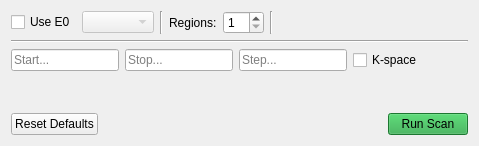
<?xml version="1.0" encoding="UTF-8"?>
<ui version="4.0">
 <class>Form</class>
 <widget class="QWidget" name="Form">
  <property name="geometry">
   <rect>
    <x>0</x>
    <y>0</y>
    <width>479</width>
    <height>146</height>
   </rect>
  </property>
  <property name="windowTitle">
   <string>XAFS Scan</string>
  </property>
  <layout class="QVBoxLayout" name="verticalLayout_2">
   <item>
    <layout class="QVBoxLayout" name="verticalLayout">
     <item>
      <layout class="QHBoxLayout" name="horizontalLayout">
       <item>
        <widget class="QCheckBox" name="use_edge_checkbox">
         <property name="text">
          <string>Use E0</string>
         </property>
        </widget>
       </item>
       <item>
        <widget class="QComboBox" name="edge_combo_box">
         <property name="enabled">
          <bool>false</bool>
         </property>
         <property name="editable">
          <bool>false</bool>
         </property>
         <property name="currentText">
          <string/>
         </property>
         <property name="frame">
          <bool>true</bool>
         </property>
        </widget>
       </item>
       <item>
        <widget class="Line" name="line_2">
         <property name="orientation">
          <enum>Qt::Vertical</enum>
         </property>
        </widget>
       </item>
       <item>
        <widget class="QLabel" name="regions_label">
         <property name="sizePolicy">
          <sizepolicy hsizetype="Fixed" vsizetype="Preferred">
           <horstretch>0</horstretch>
           <verstretch>0</verstretch>
          </sizepolicy>
         </property>
         <property name="text">
          <string>Regions:</string>
         </property>
        </widget>
       </item>
       <item>
        <widget class="QSpinBox" name="regions_spin_box">
         <property name="minimum">
          <number>1</number>
         </property>
         <property name="value">
          <number>1</number>
         </property>
         <property name="displayIntegerBase">
          <number>10</number>
         </property>
        </widget>
       </item>
       <item>
        <widget class="Line" name="line_3">
         <property name="orientation">
          <enum>Qt::Vertical</enum>
         </property>
        </widget>
       </item>
       <item>
        <spacer name="regions_spacer">
         <property name="orientation">
          <enum>Qt::Horizontal</enum>
         </property>
         <property name="sizeHint" stdset="0">
          <size>
           <width>40</width>
           <height>20</height>
          </size>
         </property>
        </spacer>
       </item>
      </layout>
     </item>
     <item>
      <widget class="Line" name="line">
       <property name="orientation">
        <enum>Qt::Horizontal</enum>
       </property>
      </widget>
     </item>
     <item>
      <layout class="QVBoxLayout" name="regions_layout">
       <property name="bottomMargin">
        <number>0</number>
       </property>
       <item>
        <layout class="QHBoxLayout" name="region_layout">
         <property name="bottomMargin">
          <number>0</number>
         </property>
         <item>
          <widget class="QLineEdit" name="lineEdit_2">
           <property name="sizePolicy">
            <sizepolicy hsizetype="Preferred" vsizetype="Fixed">
             <horstretch>0</horstretch>
             <verstretch>0</verstretch>
            </sizepolicy>
           </property>
           <property name="minimumSize">
            <size>
             <width>20</width>
             <height>0</height>
            </size>
           </property>
           <property name="baseSize">
            <size>
             <width>0</width>
             <height>0</height>
            </size>
           </property>
           <property name="placeholderText">
            <string>Start...</string>
           </property>
          </widget>
         </item>
         <item>
          <widget class="QLineEdit" name="lineEdit_3">
           <property name="sizePolicy">
            <sizepolicy hsizetype="Preferred" vsizetype="Fixed">
             <horstretch>0</horstretch>
             <verstretch>0</verstretch>
            </sizepolicy>
           </property>
           <property name="placeholderText">
            <string>Stop...</string>
           </property>
          </widget>
         </item>
         <item>
          <widget class="QLineEdit" name="lineEdit">
           <property name="sizePolicy">
            <sizepolicy hsizetype="Preferred" vsizetype="Fixed">
             <horstretch>0</horstretch>
             <verstretch>0</verstretch>
            </sizepolicy>
           </property>
           <property name="placeholderText">
            <string>Step...</string>
           </property>
          </widget>
         </item>
         <item>
          <widget class="QCheckBox" name="checkBox">
           <property name="sizePolicy">
            <sizepolicy hsizetype="Expanding" vsizetype="Fixed">
             <horstretch>0</horstretch>
             <verstretch>0</verstretch>
            </sizepolicy>
           </property>
           <property name="text">
            <string>K-space</string>
           </property>
          </widget>
         </item>
        </layout>
       </item>
      </layout>
     </item>
     <item>
      <spacer name="verticalSpacer">
       <property name="orientation">
        <enum>Qt::Vertical</enum>
       </property>
       <property name="sizeHint" stdset="0">
        <size>
         <width>20</width>
         <height>40</height>
        </size>
       </property>
      </spacer>
     </item>
     <item>
      <layout class="QHBoxLayout" name="buttons_layout">
       <item>
        <widget class="QPushButton" name="pushButton">
         <property name="styleSheet">
          <string notr="true"/>
         </property>
         <property name="text">
          <string>Reset Defaults</string>
         </property>
        </widget>
       </item>
       <item>
        <spacer name="buttons_spacer">
         <property name="orientation">
          <enum>Qt::Horizontal</enum>
         </property>
         <property name="sizeHint" stdset="0">
          <size>
           <width>40</width>
           <height>20</height>
          </size>
         </property>
        </spacer>
       </item>
       <item>
        <widget class="QPushButton" name="run_scan_button">
         <property name="styleSheet">
          <string notr="true">background-color: #28a745</string>
         </property>
         <property name="text">
          <string>Run Scan</string>
         </property>
        </widget>
       </item>
      </layout>
     </item>
    </layout>
   </item>
  </layout>
 </widget>
 <resources/>
 <connections/>
</ui>
